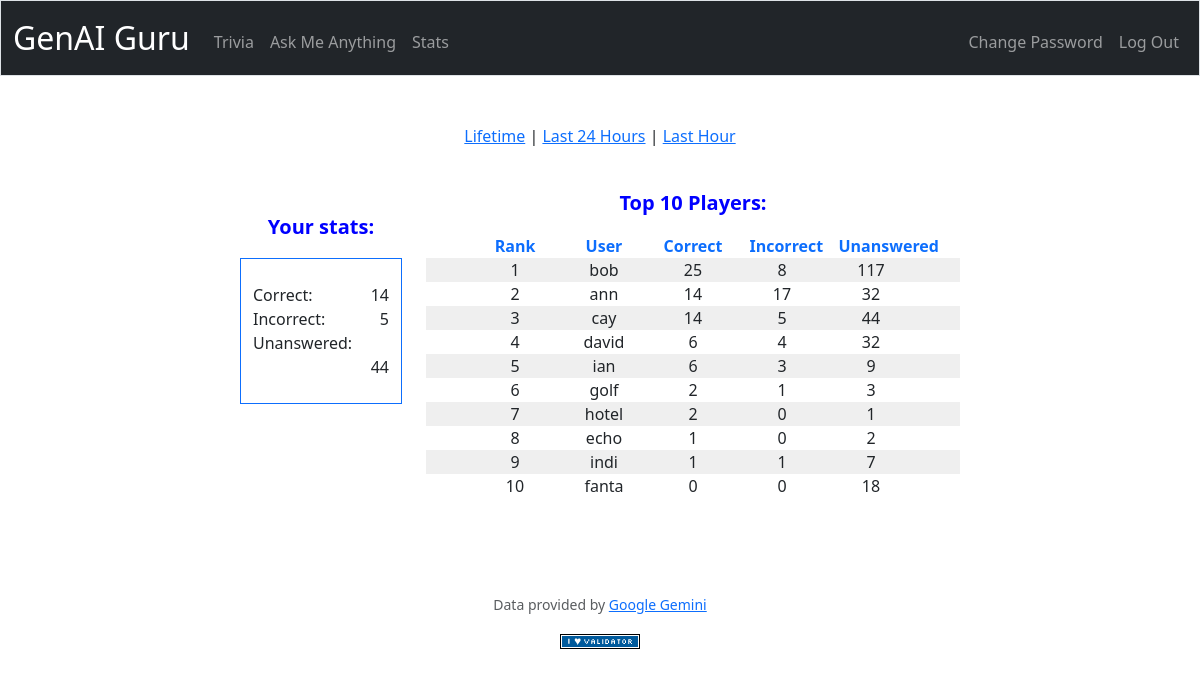
Screenshot of /stats (signed in) with the database file from the repository.
### tables this page shows
CREATE TABLE users (
    id INTEGER PRIMARY KEY AUTOINCREMENT NOT NULL,
    username TEXT NOT NULL,
    hash TEXT NOT NULL
);

### app.py (the view)
@app.route("/stats")
@login_required
def stats():
    user_id = session["user_id"]
    rows = db.execute("SELECT SUM(correct) AS correct, SUM(incorrect) AS incorrect, SUM(unanswered) \
                      AS unanswered FROM stats WHERE user_id=?", user_id)
    if len(rows) != 1:
        print("[error] invalid param_correct %s" % param_correct)
        return apology("Multiple users detected %d", user_id)
    correct = rows[0]["correct"]
    incorrect = rows[0]["incorrect"]
    unanswered = rows[0]["unanswered"]
    start = EPOCH
    dur = request.args.get("dur")
    if dur == "24h":
        start = int(time.time()) - 86400
    elif dur == "hour":
        start = int(time.time()) - 3600
    rows = db.execute("SELECT b.username AS aa, SUM(correct) AS bb, SUM(incorrect) AS cc, \
                      SUM(unanswered) AS dd FROM stats a, users b WHERE a.user_id=b.id \
                      AND timestamp >= ? GROUP BY aa ORDER BY bb DESC LIMIT ?", start, HIGH_SCORE_COUNT)
    values = []
    for row in rows:
        aa = row["aa"]
        bb = row["bb"]
        cc = row["cc"]
        dd = row["dd"]
        values.append((aa, bb, cc, dd))
    return render_template("stats.html", values=values, correct=correct, incorrect=incorrect, unanswered=unanswered)

### app.py (called while the page is built)
@app.after_request
def after_request(response):
    response.headers["Cache-Control"] = "no-cache, no-store, must-revalidate"
    response.headers["Expires"] = 0
    response.headers["Pragma"] = "no-cache"
    return response

### helpers.py (called while the page is built)
def login_required(f):
    @wraps(f)
    def decorated_function(*args, **kwargs):
        if session.get("user_id") is None:
            return redirect("/login")
        return f(*args, **kwargs)
    return decorated_function

### templates/stats.html (shortened to what this page needs)
{% extends "layout.html" %}
{% block main %}
<div class="container">
    <p><a href="/stats">Lifetime</a> |
        <a href="/stats?dur=24h">Last 24 Hours</a> |
        <a href="/stats?dur=hour">Last Hour</a>
    </p>
    <br>
    <div class="row justify-content-center">
        <div class="col-2 text-center">
            <br>
            <p class="title">Your stats:</p></p>
            <div class="container pb-4 pt-4 border border-primary">
                <div class="row">
                    <div class="col text-start">Correct:</div>
                    <div class="col text-end">{{correct}}</div>
                </div>
                <div class="row">
                    <div class="col text-start">Incorrect:</div>
                    <div class="col text-end">{{incorrect}}</div>
                </div>
                <div class="row">
                    <div class="col text-start">Unanswered:</div>
                    <div class="col text-end">{{unanswered}}</div>
                </div>
            </div>
        </div>
        <div class="col-6">
            <p class="title">Top 10 Players:</p>
            <div class="container">
            <div class="row justify-content-center fw-bold text-primary">
                <div class="col-md-2">Rank</div>
                <div class="col-md-2">User</div>
                <div class="col-md-2">Correct</div>
                <div class="col-md-2">Incorrect</div>
                <div class="col-md-2">Unanswered</div>
            </div>
            {% for value in values %}
            <div class="row row-striped justify-content-md-center">
                <div class="col-md-2">{{loop.index}}</div>
                <div class="col-md-2">{{value[0]}}</div>
                <div class="col-md-2">{{value[1]}}</div>
                <div class="col-md-2">{{value[2]}}</div>
                <div class="col-md-2">{{value[3]}}</div>
            </div>
            {% endfor %}
        </div>
    </div>
</div>
<br><br>
{% endblock %}

### static/styles.css (style rules this page uses)
.row-striped:nth-of-type(even) { background-color: #efefef; }
.row-striped:nth-of-type(odd) { background-color: #ffffff; }
.title { font-size: 20px; font-weight: bold; color: blue; }

### rows the page displays
users: username "bob", value "25", value "8", value "117"
users: username "ann", value "14", value "17", value "32"
users: username "cay", value "14", value "5", value "44"
users: username "david", value "6", id "4", value "32"
users: username "ian", value "6", value "3", value "9"
users: username "golf", value "2", value "1", value "3"
users: username "hotel", value "2", value "0", value "1"
users: username "echo", value "1", value "0", value "2"
users: username "indi", value "1", value "7"
users: username "fanta", value "0", value "18"

### other values shown
{{ correct }} "14"
{{ incorrect }} "5"
{{ unanswered }} "44"
